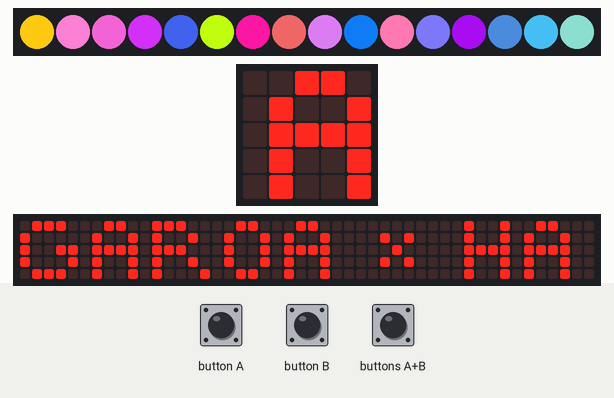
Simulated run of this program. Board: BBC micro:bit running MicroPython. Parts: 16 RGB LEDs in strip order, left to right, the board's 5×5 LED display, a strip that is not on the board, showing the scrolling text unrolled. The inputs (shaded band) are chosen by the test bench. Random numbers come from a fixed seed; the 48×5 strip is a reading aid, not a part: it shows the text the display is scrolling, unrolled, one strip-width of it at a time.

Above: at 1.2 s.
1.3 s: button A pressed for 0.15 s
At 1.38 s:
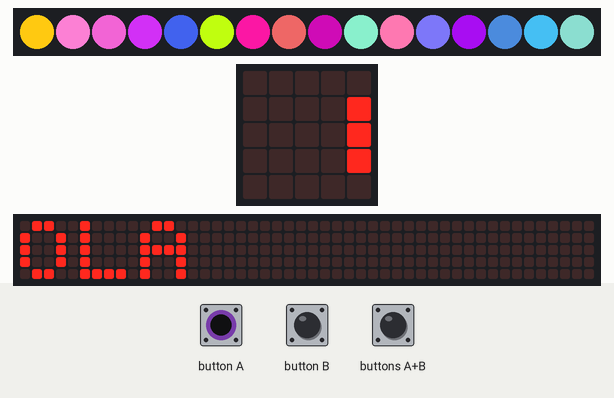
2.0 s: button B pressed for 3.2 s
At 3.71 s:
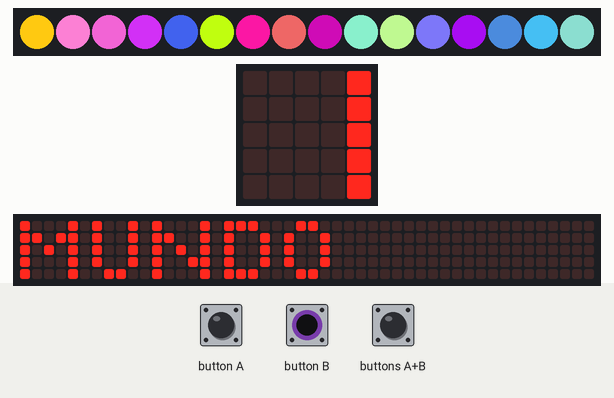
5.8 s: buttons A+B pressed for 3.2 s
At 7.48 s:
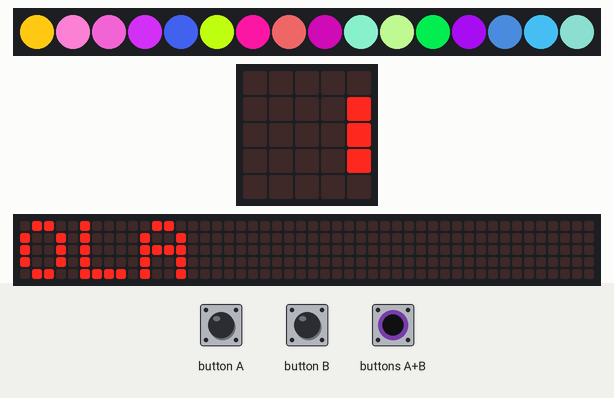
9.6 s: button B pressed for 1 s
At 9.81 s:
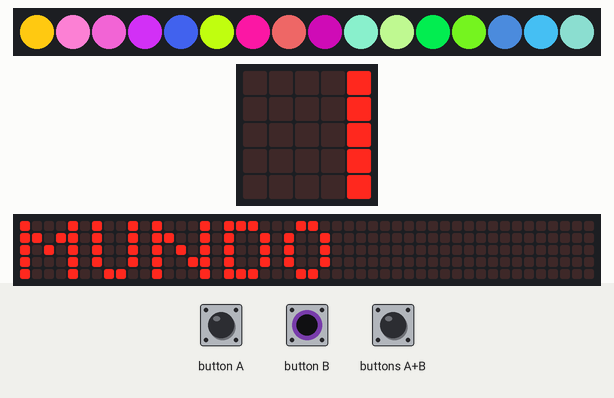
11.2 s: button A pressed for 3.2 s
At 13.58 s:
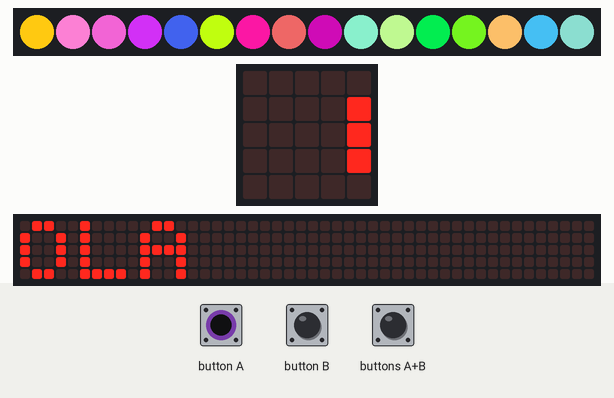
15.0 s: buttons A+B pressed for 1 s
At 16.03 s:
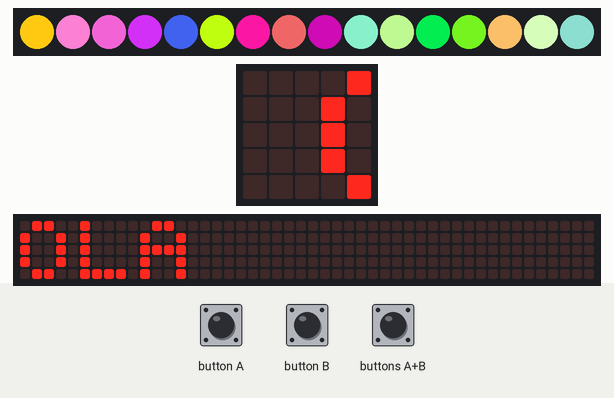

The program:

garoa-demo.py
```python
from microbit import *
import neopixel
from random import randint

neo = neopixel.NeoPixel(pin0, 16)

scroll_delay = 120
start = -19500
demo = 1
pixel_id = 0

def mensagem(msg):
    demo = 0
    display.scroll(msg, wait = True, delay = scroll_delay)
    start = -19500
    demo = 1

while True:
    # buttons
    if button_a.is_pressed() and button_b.is_pressed():
        demo = 1
    if demo and (running_time() - start) > 19500:
        start = running_time()
        display.scroll("GAROA * HACKERSPACE ITINERANTE * ", wait = False, delay = scroll_delay)
    elif button_a.is_pressed():
        mensagem("OLA")
    elif button_b.is_pressed():
        mensagem("MUNDO")
    # NeoPixel animation
    red = randint(0, 255)
    green = randint(0, 255)
    blue = randint(0, 255)
    neo[pixel_id] = (red, green, blue)
    neo.show()
    sleep(50)
    pixel_id += 1
    if pixel_id >= len(neo):
        pixel_id = 0
```
